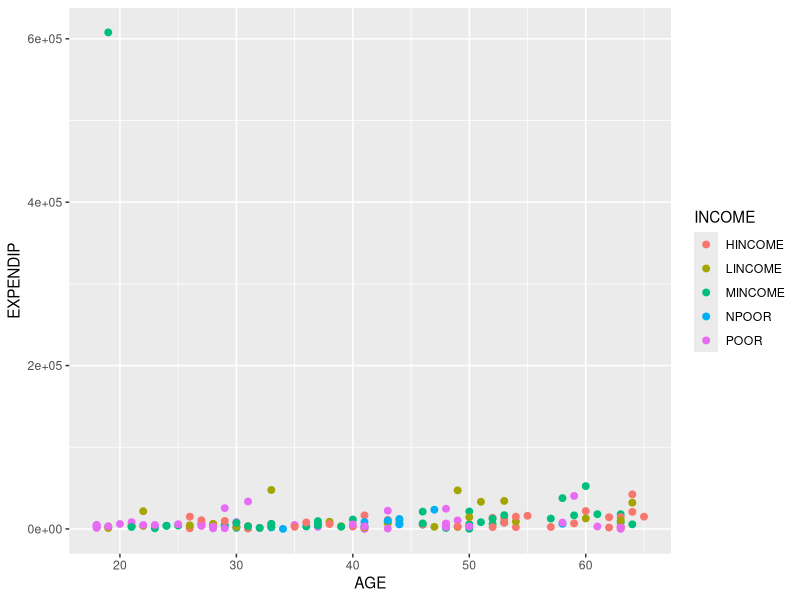
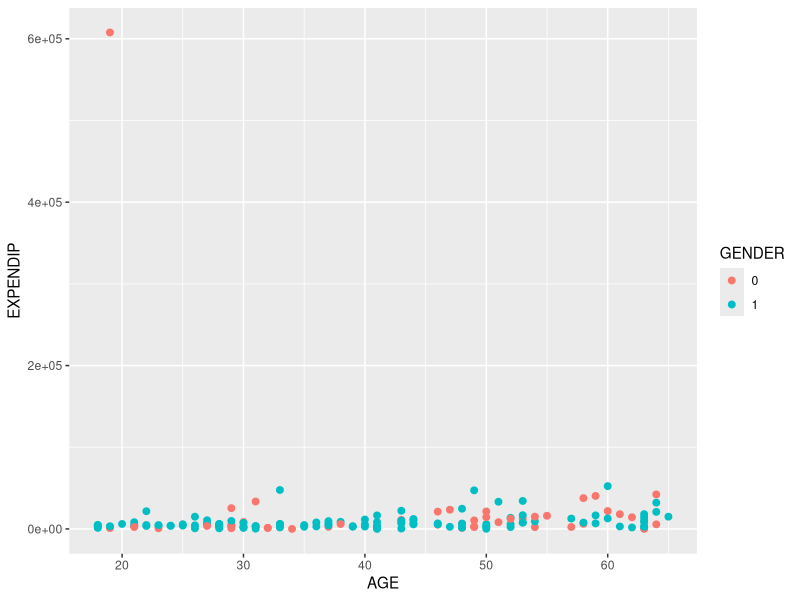
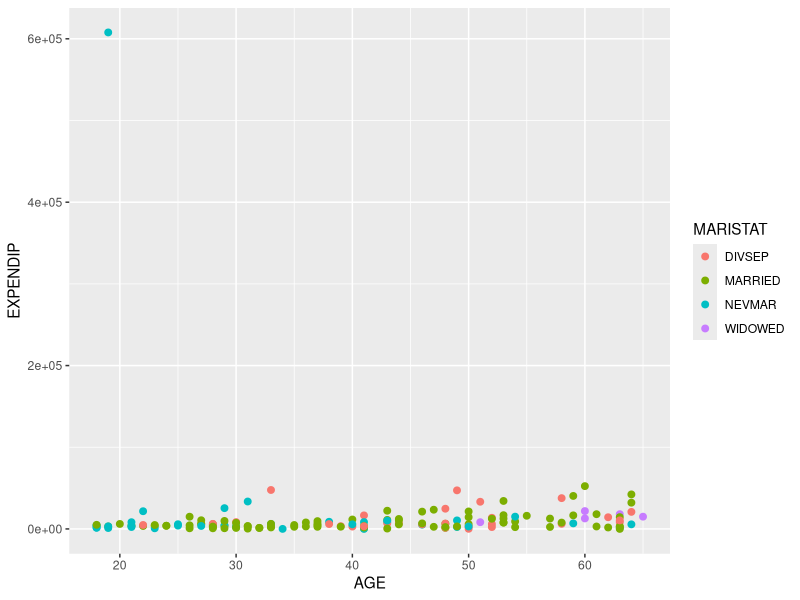
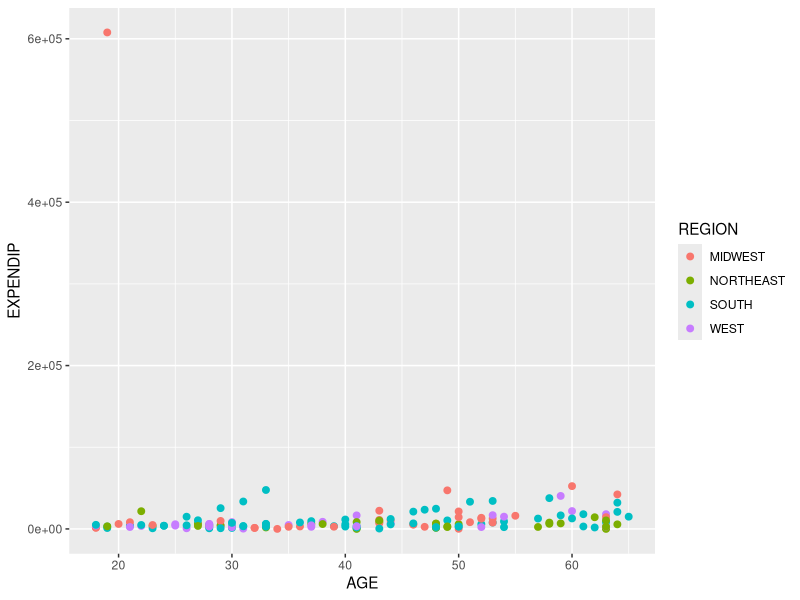
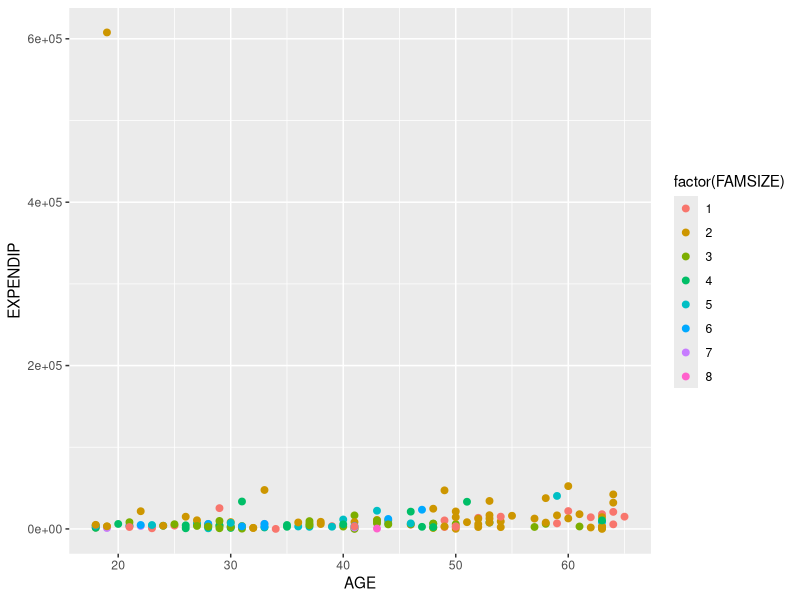
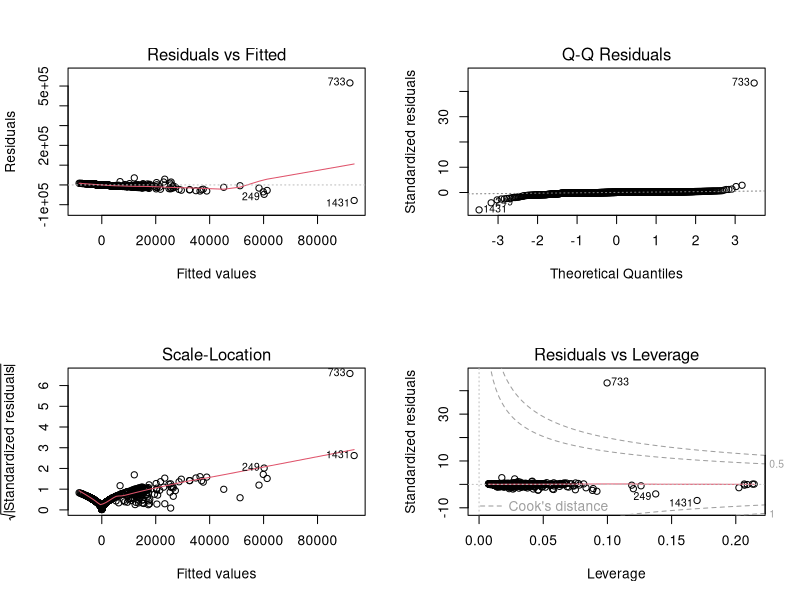
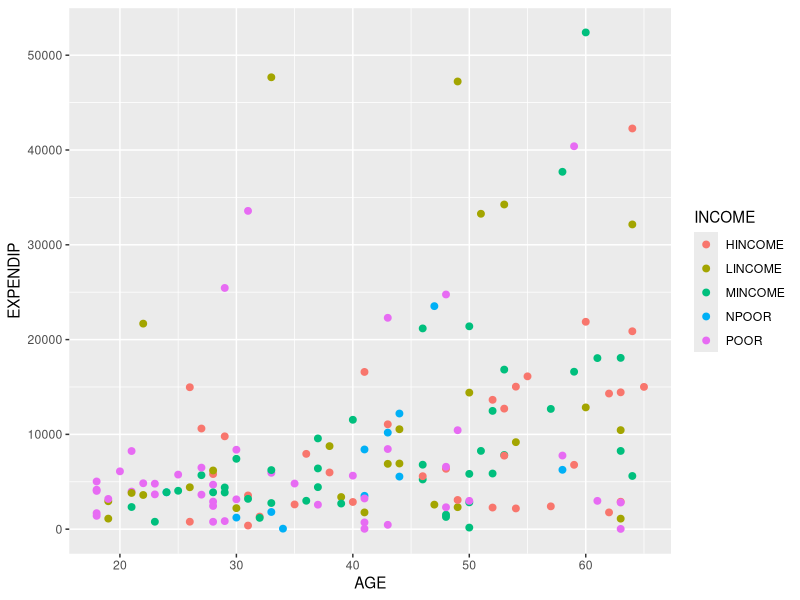
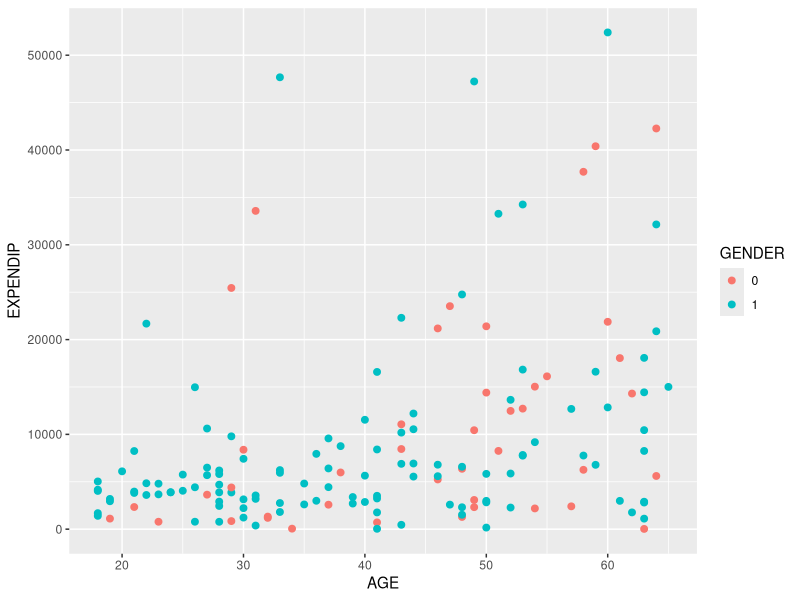

R code for these plots, in order: (Note: this script raises an error after producing the figures.)
packageLoad = function(packages) {
  installed = installed.packages()[, "Package"]
  for (p in packages) {
    if (!(p %in% installed)) { install.packages(p) }
    library(p, character.only = T)
  }
}

packageLoad(c("ggplot2", "car", "boot", "MASS"))

HE = read.csv("HealthExpend (Modified).csv", header = T, na.strings = "?")
attach(HE)

summary(HE)
# Determine variable types
str(HE)
# Coerce categorical variables to factors
factors = c("ANYLIMIT", "COLLEGE", "HIGHSCH", "GENDER", "MNHPOOR", "INSURE", "USC", "UNEMPLOY", "MANAGEDCARE")
HE[factors] = lapply(HE[factors], factor)
# Confirm type coercion
str(HE)

plotFactors = function(f.data, f.x, f.y, f.factors, f.type = "scatter", f.size = 2, f.save = F) {
  if (!require(ggplot2)) { return("Could not load 'ggplot2' package") }
  if (!dir.exists("Images")) { dir.create("Images") }
  for (f.x_i in f.x) {
    plot = ggplot(f.data, aes_string(x = f.x_i, y = f.y))

    for (f.f_i in f.factors) {
      if (f.type == "scatter") { print(plot + geom_point(aes_string(color = f.f_i), size = f.size)) }
      else if (f.type == "box") { print(plot + geom_boxplot(aes_string(color = f.f_i), size = f.size)) }
      if (f.save == T) {
        folder = paste(f.y, "vs.", f.x_i)
        if (!dir.exists(file.path("Images/", folder))) { dir.create(file.path("Images/", folder)) }
        ggsave(paste(f.f_i, ".jpg", sep = ""), path = paste("Images/", folder, sep = ""))
      }
    }
  }
}

NonZeroExpIP = HE[HE$EXPENDIP > 0,]
factors = list("INCOME", "GENDER", "MARISTAT", "REGION", "factor(FAMSIZE)")

plotFactors(f.data = NonZeroExpIP, f.x = list("AGE"), f.y = "EXPENDIP", f.factors = factors)
# Single data-point massively skewing dataset; identify via diagnostic plots

lm.fit = lm(EXPENDIP ~ ., data = HE)
par(mfrow = c(2, 2))
plot(lm.fit)

# Observation #733 causing extreme problems based on diagnostic plots
HE[733,]

# Remove outlier
HE = HE[-733,]

# Re-plot factors
NonZeroExpIP = HE[HE$EXPENDIP > 0,]

plotFactors(f.data = NonZeroExpIP, f.x = list("AGE"), f.y = "EXPENDIP", f.factors = factors, f.save = T)
plotFactors(f.data = NonZeroExpIP, f.x = list("AGE"), f.y = "log10(EXPENDIP)", f.factors = factors, f.save = T)
plotFactors(f.data = NonZeroExpIP, f.x = factors, f.y = "EXPENDIP", f.factors = factors, f.type = "box",
            f.size = 0.6, f.save = T)

# BEGIN - Multi-linear regression of EXPENDIP without EXPENDOP
  lm.fit = lm(EXPENDIP ~ . -EXPENDOP, data = HE)
  summary(lm.fit)

  # EDUC returning NA values--signifies collinearity; check which variables are conflicting
  alias(lm.fit)

  # Remove EDUC because of perfect collinearity with HIGHSCH and COLLEGE
  lm.fit = update(lm.fit, ~ . -EDUC)
  summary(lm.fit)

  # BEGIN - Backwards selection
    lm.fit = update(lm.fit, ~ . -HIGHSCH)
    summary(lm.fit)
    lm.fit = update(lm.fit, ~ . -INSURE)
    summary(lm.fit)
    lm.fit = update(lm.fit, ~ . -FAMSIZE)
    summary(lm.fit)
    lm.fit = update(lm.fit, ~ . -INDUSCLASS)
    summary(lm.fit)
    lm.fit = update(lm.fit, ~ . -UNEMPLOY)
    summary(lm.fit)
    lm.fit = update(lm.fit, ~ . -USC)
    summary(lm.fit)
    lm.fit = update(lm.fit, ~ . -RACE)
    summary(lm.fit)
    # Removing RACE surprisingly increases ADJR2
    lm.fit = update(lm.fit, ~ . -MNHPOOR)
    summary(lm.fit)
    # Removing MNHPOOR has negligble positive effect on p-values only
    # Removing ANYLIMIT, COLLEGE, MANAGEDCARE, MARISTAT, PHSTAT, INCOME, or REGION lower ADJR2 at this point
  # END

  # Optimal model reached with manual backwards selection:
  lm.fit = lm(EXPENDIP ~ . -EXPENDOP -EDUC -HIGHSCH -INSURE -FAMSIZE -INDUSCLASS -UNEMPLOY -USC -RACE -MNHPOOR, data = HE)
  summary(lm.fit)

  # BEGIN - Interaction terms
    lm.fit = update(lm.fit, ~ . +MARISTAT:INCOME)
    summary(lm.fit)
    lm.fit = update(lm.fit, ~ . +PHSTAT:INCOME)
    summary(lm.fit)
    # PHSTAT:MARISTAT has a negligible increase
    # REGION:INCOME, REGION:COLLEGE, AGE:INCOME, AGE:GENDER, MARISTAT:GENDER, ANYLIMIT:MANAGEDCARE each decrease ADJR2
  # END

  # Optimal model reached with interaction terms:
  lm.fit = lm(EXPENDIP ~ . -EXPENDOP -EDUC -HIGHSCH -INSURE -FAMSIZE -INDUSCLASS -UNEMPLOY -USC -RACE -MNHPOOR +MARISTAT:INCOME +PHSTAT:INCOME, data = HE)
  summary(lm.fit)

  plot(glm.fit)

  # BEGIN - Validation testing
    # Estimated training RMSE:
    sqrt(mean(lm.fit$residuals^2))
    # RMSE = 2504.142 in USD

    # VIF for collinearity:
    vif(lm.fit)
    # No issues of multi-collinearity (all below 5)

    # LOOCV
    glm.fit = glm(EXPENDIP ~ . -EXPENDOP -EDUC -HIGHSCH -INSURE -FAMSIZE -INDUSCLASS -UNEMPLOY -USC -RACE -MNHPOOR +MARISTAT:INCOME +PHSTAT:INCOME, data = HE)
    cv.err = cv.glm(HE, glm.fit)
    sqrt(cv.err$delta)
    # Test RMSE = 2699.467 (default), 2699.416 (bias corrected) in USD

    # K-Fold CV at K = 5
    cv.err = cv.glm(HE, glm.fit, K = 5)
    sqrt(cv.err$delta)
    # Test RMSE = 2677.66 (default), 2657.80 (bias corrected) in USD [NO SEED SET]

    # K-Fold CV at K = 10
    cv.err = cv.glm(HE, glm.fit, K = 10)
    sqrt(cv.err$delta)
    # Test RMSE = 2711.632 (default), 2700.470 (bias corrected) in USD [NO SEED SET]

    # RMSE lowest in K-Fold (5) at 2657.80 on original run with no seed set. After repeating with different seeds,
    # RMSE varies by siginificant amounts for K-Fold CV. Therefore, LOOCV will be used for comparison only to
    # achieve the most accurate and consistent results.
  # END

  # BEGIN - Model selection using stepAIC
    lm.fit = lm(EXPENDIP ~ . -EXPENDOP -EDUC, data = HE)
    lm.fit = stepAIC(lm.fit, direction = "backward")
    lm.fit$anova

    lm.fit = lm(EXPENDIP ~ . -EXPENDOP -EDUC, data = HE)
    lm.fit = stepAIC(lm.fit, direction = "both")
    lm.fit$anova

    # Test with EDUC added back into the model and COLLEGE and HIGHSCH removed instead. EDUC has an additional level
    # for comparisons below HIGHSCH labeled as LHIGHSCH; this level could potentially unearth correlations where
    # COLLEGE and HIGHSCH were not deemed key predictors by stepAIC.
    lm.fit = lm(EXPENDIP ~ . -EXPENDOP -COLLEGE -HIGHSCH, data = HE)
    lm.fit = stepAIC(lm.fit, direction = "both")
    lm.fit$anova
    # The final model achieved is identical to the models achieved above with EDUC removed and COLLEGE and HIGHSCH
    # included in the model. This confirms that education level has no significant bearing on EXPENDIP.

    # Optimal model achieved in both backward-stepwise and both-stepwise:
    lm.fit = lm(EXPENDIP ~ AGE + GENDER + COUNTIP + COUNTOP + INCOME + PHSTAT, data = HE)
    summary(lm.fit)
    # ADJR2 = 0.5216, RSE = 2569 on 1986 DF, F-stat = 182.5 on 12 and 1986 DF.

    # The following code can take upwards of 20 minutes to run.
    lm.fit = lm(EXPENDIP ~ (. -EXPENDOP -COLLEGE -HIGHSCH)^2, data = HE)
    lm.fit = stepAIC(lm.fit, direction = "backward")
    # Refitting the original model with interaction terms causes excessively long processing time in R due to
    # single-core restrictions. Parallel processing not recommended / infeasible for stepwise selection.
    lm.fit$anova

    # Optimal model achieved from two-term interaction stepAIC on full set of predictors:
    summary(lm.fit)
    # Extreme increase in ADJR2 from 0.5216 on previous optimal model to 0.7758. RSE also drastically reduced
    # from 2569 on 1986 DF to 1758 on 1747 DF. However, F-stat reduced from 182.5 on 12 and 1986 DF to 28.54
    # on 251 and 1747 DF. Model is now very difficult to interpret as well, but there is some newfound knowledge
    # of correlations obtained from the surface. Fitting models without COUNTIP and COUNTOP may be very worthwhile.

    alias(lm.fit)
    # There are also singularities in the model revolving around the dummy variable INDUSCLASSMILITARY, which is
    # another correlation worth looking into in an isolated context as well as worth removing the affected
    # interaction terms from the model for refitting.
    lm.fit = update(lm.fit, ~ . -COUNTIP:INDUSCLASS)
    summary(lm.fit)
    # ADJR2 reduced from 0.7758 to 0.7637. RSE increased from 1758 on 1747 DF to 1805 on 1757 DF. F-stat reduced
    # from 28.54 on 251 and 1747 DF to 27.79 on 241 and 1757 DF.
    lm.fit = update(lm.fit, ~ . -MNHPOOR:INDUSCLASS)
    summary(lm.fit)
    # ADJR2 reduced from 0.7637 to 0.7592. RSE increased from 1805 on 1757 DF to 1822 on 1767 DF. F-stat increased
    # from 27.79 on 241 and 1757 DF to 28.28 on 231 and 1767 DF.
    lm.fit = update(lm.fit, ~ . -PHSTAT:INDUSCLASS)
    summary(lm.fit)
    # ADJR2 reduced from 0.7592 to 0.7405. RSE increased from 1822 on 1767 DF to 1892 on 1806 DF. F-stat increased
    # from 28.28 on 231 and 1767 DF to 30.69 on 192 and 1806 DF.
    alias(lm.fit)
    # Singularities have been removed as confirmed by summary and aliases.

    # BEGIN - Validation testing
      # Estimated training RMSE:
      sqrt(mean(lm.fit$residuals^2))
      # RMSE = 1798.043 in USD

      # VIF for collinearity:
      vif(lm.fit)
      # Multicollinearity overall non-issue. COUNTIP and COUNTOP highly correlated as well as a few interaction
      # terms involving them; as discovered above, fitting regressions without one or both of these predictors
      # may yield more interesting / accurate results. Aside from these predictors, there are only two others
      # above 5 (MNHPOOR at 8.259436 and UNEMPLOY at 6.180528). These predictors will be left in the model as
      # a cut-off of 5 is rather low for a model with this many predictors; a more reasonable, and still common,
      # cut-off of 10 will be used instead. Therefore, there are no significant issues of multi-collinearity.

      # LOOCV
      glm.fit = glm(EXPENDIP ~ AGE + ANYLIMIT + GENDER + MNHPOOR + INSURE + USC +
                      UNEMPLOY + MANAGEDCARE + FAMSIZE + COUNTIP + COUNTOP + RACE +
                      REGION + EDUC + MARISTAT + INCOME + PHSTAT + INDUSCLASS +
                      AGE:MNHPOOR + AGE:USC + AGE:COUNTIP + AGE:COUNTOP + ANYLIMIT:GENDER +
                      ANYLIMIT:MNHPOOR + ANYLIMIT:INSURE + ANYLIMIT:MANAGEDCARE +
                      ANYLIMIT:FAMSIZE + ANYLIMIT:COUNTIP + ANYLIMIT:COUNTOP +
                      ANYLIMIT:EDUC + ANYLIMIT:MARISTAT + GENDER:COUNTIP + MNHPOOR:UNEMPLOY +
                      MNHPOOR:FAMSIZE + MNHPOOR:COUNTOP + MNHPOOR:REGION + MNHPOOR:MARISTAT +
                      MNHPOOR:PHSTAT + MNHPOOR:INDUSCLASS + INSURE:COUNTIP + INSURE:COUNTOP +
                      INSURE:PHSTAT + USC:UNEMPLOY + USC:COUNTIP + USC:COUNTOP +
                      UNEMPLOY:COUNTIP + UNEMPLOY:COUNTOP + UNEMPLOY:REGION + UNEMPLOY:MARISTAT +
                      UNEMPLOY:INCOME + UNEMPLOY:PHSTAT + MANAGEDCARE:COUNTOP +
                      FAMSIZE:COUNTIP + FAMSIZE:MARISTAT + COUNTIP:COUNTOP + COUNTIP:RACE +
                      COUNTIP:REGION + COUNTIP:EDUC + COUNTIP:MARISTAT + COUNTIP:INCOME +
                      COUNTIP:PHSTAT + COUNTIP:INDUSCLASS + COUNTOP:RACE + COUNTOP:REGION +
                      COUNTOP:MARISTAT + COUNTOP:INCOME + COUNTOP:PHSTAT + COUNTOP:INDUSCLASS +
                      REGION:PHSTAT + MARISTAT:INCOME + INCOME:PHSTAT + PHSTAT:INDUSCLASS, data = HE)
      cv.err = cv.glm(HE, glm.fit)
      sqrt(cv.err$delta)
      # Test RMSE = 2979.982 (default), 2979.591 (bias corrected) in USD
      # RMSE higher than manual model RMSE of 2657.80
    # END

    # Due to a significantly increased RMSE, the model will be refit with two-term interactions on the optimal
    # base model achieved above instead. This will also greatly reduce model complexity and processing time.
    lm.fit = lm(EXPENDIP ~ (AGE + GENDER + COUNTIP + COUNTOP + INCOME + PHSTAT)^2, data = HE)
    lm.fit = stepAIC(lm.fit, direction = "backward")
    # Processing takes less than two seconds to find optimal model with interaction terms
    lm.fit$anova
    summary(lm.fit)
    # Increase in ADJR2 from manual model, but decrease from overfitted complex model.

    # StepAIC with direction = "both"
    lm.fit = lm(EXPENDIP ~ (AGE + GENDER + COUNTIP + COUNTOP + INCOME + PHSTAT)^2, data = HE)
    lm.fit = stepAIC(lm.fit, direction = "both")
    lm.fit$anova
    summary(lm.fit)
    # Results are identical to backward-stepwise model with interaction terms.

    # Optimal model achieved through two-term interaction stepAIC in backward and both directions:
    lm.fit = lm(EXPENDIP ~ AGE + GENDER + COUNTIP + COUNTOP + INCOME + PHSTAT + AGE:GENDER + AGE:COUNTIP +
                    AGE:COUNTOP + GENDER:COUNTIP + COUNTIP:COUNTOP + COUNTIP:INCOME + COUNTIP:PHSTAT +
                    COUNTOP:INCOME + COUNTOP:PHSTAT + INCOME:PHSTAT, data = HE)
    summary(lm.fit)
    # ADJR2 = 0.6501, RSE = 2197 on 1949 DF, F-stat = 76.75 on 49 and 1949 DF. Signifcant improvement in
    # model after fitting with two-term interactions.

    # BEGIN - Validation testing
      # Estimated training RMSE:
      sqrt(mean(lm.fit$residuals^2))
      # RMSE = 2169.016 in USD

      # VIF for collinearity:
      vif(lm.fit)
      # 3 variables above cut-off of 5, which suggests multicollinearity; however, one of these variables is an
      # interaction term of AGE:COUNTOP, and interaction terms on a highly significant predictor will naturally
      # have higher indexes for multicollinearity as shown by the interactions on AGE versus the interactions on
      # the other predictors. The other two predictors with an index higher than 5 are COUNTIP and COUNTOP, which
      # are known to be highly correlated to the response variables from the beginning; this is acceptable as they
      # are logically correlate regardless of the model fit. Therefore, there are no issues of multicollinearity.

      # LOOCV
      glm.fit = glm(EXPENDIP ~ AGE + GENDER + COUNTIP + COUNTOP + INCOME + PHSTAT + AGE:GENDER + AGE:COUNTIP +
                      AGE:COUNTOP + GENDER:COUNTIP + COUNTIP:COUNTOP + COUNTIP:INCOME + COUNTIP:PHSTAT +
                      COUNTOP:INCOME + COUNTOP:PHSTAT + INCOME:PHSTAT, data = HE)
      cv.err = cv.glm(HE, glm.fit)
      sqrt(cv.err$delta)
      # Test RMSE = 2594.489 (default), 2594.370 (bias corrected) in USD
      # RMSE lower than manual model RMSE of 2657.80
    # END

    # Fit model with three-term interactions
    lm.fit = lm(EXPENDIP ~ (AGE + GENDER + COUNTIP + COUNTOP + INCOME + PHSTAT)^3, data = HE)
    lm.fit = stepAIC(lm.fit, direction = "both")
    lm.fit$anova
    # Optimal model achieved through three-term interaction stepAIC on both directions:
    summary(lm.fit)
    # ADJR2 significantly increased over two-term interaction model. However, model includes too many interaction
    # terms to feasibly interpret. RSE has also decreased, but so have the degrees of freedom. Model may also be
    # overfitted and F-Stat has decreased (as well as the DF).

    # BEGIN - Validation testing
      # Estimated training RMSE:
      sqrt(mean(lm.fit$residuals^2))
      # RMSE = 1832.066 in USD

      # Collinearity not tested because of three-term interaction terms; will cause excessive amount of false
      # positives for multicollinearity. Additionally, VIF cannot be used on the model as there are aliased
      # coefficients in the model.

      # LOOCV
      glm.fit = glm(EXPENDIP ~ AGE + GENDER + COUNTIP + COUNTOP + INCOME + PHSTAT +
                      AGE:GENDER + AGE:COUNTIP + AGE:COUNTOP + AGE:INCOME + AGE:PHSTAT +
                      GENDER:COUNTIP + GENDER:COUNTOP + GENDER:INCOME + GENDER:PHSTAT +
                      COUNTIP:COUNTOP + COUNTIP:INCOME + COUNTIP:PHSTAT + COUNTOP:INCOME +
                      COUNTOP:PHSTAT + INCOME:PHSTAT + AGE:GENDER:COUNTIP + AGE:GENDER:COUNTOP +
                      AGE:COUNTIP:COUNTOP + AGE:COUNTIP:INCOME + AGE:COUNTIP:PHSTAT +
                      AGE:COUNTOP:INCOME + AGE:COUNTOP:PHSTAT + GENDER:COUNTIP:COUNTOP +
                      GENDER:COUNTIP:INCOME + GENDER:COUNTIP:PHSTAT + GENDER:COUNTOP:INCOME +
                      GENDER:COUNTOP:PHSTAT + COUNTIP:COUNTOP:INCOME + COUNTIP:COUNTOP:PHSTAT +
                      COUNTIP:INCOME:PHSTAT + COUNTOP:INCOME:PHSTAT)
      cv.err = cv.glm(HE, glm.fit)
      # Warning messages of rank defficiency indicate same issue of perfect correlation mentioned above with VIF.
      alias(glm.fit)
      # COUNTIP:INCOMENPOOR:PHSTATVGOO perfectly correlated with

      sqrt(cv.err$delta)
      # Test RMSE = 14551.675 (default), 3665.691 (bias corrected) in USD
      # RMSE worse than both previous models; indicates, along with previous warnings and errors, that the model
      # is overfit to the training data and cannot feasibly make predictions.

      # Remove problematic interaction-term to see if the model improves enough to use
      glm.fit = update(glm.fit, ~ . -COUNTIP:INCOME:PHSTAT)
      alias(glm.fit)
      # Perfect correlation issues cleared from alias results
      cv.err = cv.glm(HE, glm.fit)
      sqrt(cv.err$delta)
      # Test RMSE = 14515.979 (default), 3605.982 (bias corrected) in USD
      # RMSE marginally improves after removing COUNTIP:INCOME:PHSTAT interaction term; however, model still highly
      # inaccurate compared to optimal models achieved through manual stepwise and stepAIC.
    # END
  # END
  # Conclusion: Optimal model achieved via stepAIC with two-term interactions after achieving optimal base model.
# END

# BEGIN - Multi-linear regression of EXPENDIP without EXPENDOP, COUNTOP, and COUNTIP
  # Based on findings above, the initial model must have COLLEGE and HIGHSCH removed in all models.
  # The stepAIC function will be used with direction "both" to achieve an optimal base model, and
  # two-term interactions will be fitted to that model.
  lm.fit = lm(EXPENDIP ~ . -EXPENDOP -COUNTOP -COUNTIP -COLLEGE -HIGHSCH, data = HE)
  lm.fit = stepAIC(lm.fit, direction = "both")
  lm.fit$anova

  # Optimal model achieved:
  lm.fit = lm(EXPENDIP ~ AGE + ANYLIMIT + INSURE + UNEMPLOY + PHSTAT, data = HE)
  summary(lm.fit)
  # ADJR2 = 0.07339, RSE = 3575 on 1990 DF, F-stat = 20.78 on 8 and 1990 DF. Model completely unfit for use.

  lm.fit = lm(EXPENDIP ~ (AGE + ANYLIMIT + INSURE + UNEMPLOY + PHSTAT)^2, data = HE)
  lm.fit = stepAIC(lm.fit, direction = "both")
  lm.fit$anova

  # Optimal model achieved with two-term interactions:
  lm.fit = lm(EXPENDIP ~ AGE + ANYLIMIT + INSURE + UNEMPLOY + PHSTAT + AGE:ANYLIMIT + INSURE:PHSTAT, data = HE)
  summary(lm.fit)
  # ADJR2 = 0.09041, RSE = 3542 on 1985 DF, F-stat = 16.28 on 13 and 1985 DF. No practical improvement in
  # model after fitting with two-term interactions.

  # BEGIN - Validation testing
    # Estimated training RMSE:
    sqrt(mean(lm.fit$residuals^2))
    # RMSE = 3529.186 in USD

    # VIF for collinearity:
    vif(lm.fit)
    # No issues of multi-collinearity

    # LOOCV
    glm.fit = glm(EXPENDIP ~ AGE + ANYLIMIT + INSURE + UNEMPLOY + PHSTAT + AGE:ANYLIMIT + INSURE:PHSTAT, data = HE)
    cv.err = cv.glm(HE, glm.fit)
    sqrt(cv.err$delta)
    # Test RMSE = 3565.803 (default), 3565.794 (bias corrected) in USD
  # END

  # Conclusion: Model of EXPENDIP without EXPENDOP, COUNTOP, and COUNTIP significantly worse than optimal
  # model achieved above of EXPENDIP with COUNTOP and COUNTIP included.
# END

# BEGIN - Multi-linear regression of EXPENDIP without EXPENDOP, COUNTOP
  lm.fit = lm(EXPENDIP ~ . -EXPENDOP -COUNTOP -COLLEGE -HIGHSCH, data = HE)
  lm.fit = stepAIC(lm.fit, direction = "both")
  lm.fit$anova

  # Optimal model achieved:
  lm.fit = lm(EXPENDIP ~ AGE + COUNTIP + INCOME + PHSTAT, data = HE)
  summary(lm.fit)
  # ADJR2 = 0.4989, RSE = 2629 on 1988 DF, F-stat = 199.98 on 10 and 1988 DF. Model comparable to manual
  # model tested above.

  lm.fit = lm(EXPENDIP ~ (AGE + COUNTIP + INCOME + PHSTAT)^2, data = HE)
  lm.fit = stepAIC(lm.fit, direction = "both")
  lm.fit$anova

  # Optimal model achieved with two-term interactions:
  lm.fit = lm(EXPENDIP ~ AGE + COUNTIP + INCOME + PHSTAT + AGE:COUNTIP + COUNTIP:INCOME +
                COUNTIP:PHSTAT, data = HE)
  summary(lm.fit)
  # ADJR2 = 0.5641, RSE = 2452 on 1979 DF, F-stat = 137.1 on 19 and 1979 DF. Decent improvement in model
  # after fitting with two-term interactions.

  # BEGIN - Validation testing
    # Estimated training RMSE:
    sqrt(mean(lm.fit$residuals^2))
    # RMSE = 2439.381 in USD

    # VIF for collinearity:
    vif(lm.fit)
    # No issues of multi-collinearity

    # LOOCV
    glm.fit = glm(EXPENDIP ~ AGE + COUNTIP + INCOME + PHSTAT + AGE:COUNTIP + COUNTIP:INCOME +
                    COUNTIP:PHSTAT, data = HE)
    cv.err = cv.glm(HE, glm.fit)
    sqrt(cv.err$delta)
    # Test RMSE = 2725.809 (default), 2725.732 (bias corrected) in USD
  # END

  # Conclusion: Model worse than current optimum RMSE of 2594.370 for EXPENDIP without EXPENDOP. Based on
  # the reduction of quality in this model by removing COUNTOP from the predictors and the drastic decrease
  # observed in the previous model from removing COUNTOP and COUNTIP, there is strong suggestion that a
  # model with EXPENDOP included as a predictor will be an improvement.
# END

# BEGIN - Multi-linear regression of EXPENDIP with no predictors removed (excluding perfect correlations)
  lm.fit = lm(EXPENDIP ~ . -COLLEGE -HIGHSCH, data = HE)
  lm.fit = stepAIC(lm.fit, direction = "both")
  lm.fit$anova

  # Optimal model achieved:
  lm.fit = lm(EXPENDIP ~ AGE + USC + COUNTIP + COUNTOP + EXPENDOP + INCOME, data = HE)
  summary(lm.fit)
  # ADJR2 = 0.538, RSE = 2524 on 1989 DF, F-stat = 259.5 on 9 and 1989 DF. Model marginally better than
  # base model achieved with EXPENDOP excluded.

  lm.fit = lm(EXPENDIP ~ (AGE + USC + COUNTIP + COUNTOP + EXPENDOP + INCOME)^2, data = HE)
  lm.fit = stepAIC(lm.fit, direction = "both")
  lm.fit$anova

  # Optimal model achieved with two-term interactions:
  lm.fit = lm(EXPENDIP ~ AGE + USC + COUNTIP + COUNTOP + EXPENDOP + INCOME + AGE:USC + AGE:COUNTIP
              + AGE:COUNTOP + AGE:EXPENDOP + AGE:INCOME + USC:COUNTIP + USC:EXPENDOP + COUNTIP:COUNTOP
              + COUNTIP:INCOME + COUNTOP:EXPENDOP + COUNTOP:INCOME + EXPENDOP:INCOME, data = HE)
  summary(lm.fit)
  # ADJR2 = 0.6493, RSE = 2199 on 1965 DF, F-stat = 113.1 on 33 and 1965 DF. Signifcant improvement in
  # model after fitting with two-term interactions. However, results practically identical to optimal
  # model achieved with EXPENDOP excluded.

  # BEGIN - Validation testing
    # Estimated training RMSE:
    sqrt(mean(lm.fit$residuals^2))
    # RMSE = 2180.334 in USD

    # VIF for collinearity:
    vif(lm.fit)
    # As expected, COUNTIP, COUNTOP, and EXPENDOP show notable amounts of multicollinearity. This can be
    # safely ignored as these relationships will naturally be correlated.

    # LOOCV
    glm.fit = glm(EXPENDIP ~ AGE + USC + COUNTIP + COUNTOP + EXPENDOP + INCOME + AGE:USC + AGE:COUNTIP
                  + AGE:COUNTOP + AGE:EXPENDOP + AGE:INCOME + USC:COUNTIP + USC:EXPENDOP + COUNTIP:COUNTOP
                  + COUNTIP:INCOME + COUNTOP:EXPENDOP + COUNTOP:INCOME + EXPENDOP:INCOME, data = HE)
    cv.err = cv.glm(HE, glm.fit)
    sqrt(cv.err$delta)
    # Test RMSE = 2505.386 (default), 2505.297 (bias corrected) in USD
  # END

  # Conclusion: Model offers sizable improvement over previously achieved optimum RMSE of 2594.370 for
  # EXPENDIP without EXPENDOP.
# END

factors = list("INCOME", "GENDER", "MARISTAT", "REGION", "factor(FAMSIZE)")
NonZeroExpOP = HE[HE$EXPENDOP > 0,]

plotFactors(f.data = NonZeroExpOP, f.x = list("AGE"), f.y = "EXPENDOP", f.factors = factors, f.save = T)
plotFactors(f.data = NonZeroExpOP, f.x = list("AGE"), f.y = "log10(EXPENDOP)", f.factors = factors, f.save = T)
plotFactors(f.data = NonZeroExpOP, f.x = factors, f.y = "EXPENDOP", f.factors = factors,
            f.type = "box", f.size = 0.6, f.save = T)
plotFactors(f.data = NonZeroExpOP, f.x = factors, f.y = "log10(EXPENDOP)", f.factors = factors,
            f.type = "box", f.size = 0.6, f.save = T)

# BEGIN - Multi-linear regression of EXPENDOP with no predictors removed (excluding perfect correlations)
  # Beginning with the best methodology determined from the tests done previously; will then perform the
  # same model versions tested above for robustness and verification that this set of predictors results
  # in the best model fit.
  lm.fit = lm(EXPENDOP ~ . -COLLEGE -HIGHSCH, data = HE)
  lm.fit = stepAIC(lm.fit, direction = "both")
  lm.fit$anova

  # Optimal model achieved:
  lm.fit = lm(EXPENDOP ~ AGE + GENDER + INSURE + USC + COUNTIP + EXPENDIP + COUNTOP + RACE + REGION +
                PHSTAT, data = HE)
  summary(lm.fit)
  # ADJR2 = 0.4863, RSE = 2338 on 1980 DF, F-stat = 106.1 on 18 and 1980 DF.

  lm.fit = lm(EXPENDOP ~ (AGE + GENDER + INSURE + USC + COUNTIP + EXPENDIP + COUNTOP + RACE + REGION +
                            PHSTAT)^2, data = HE)
  lm.fit = stepAIC(lm.fit, direction = "both")
  lm.fit$anova

  # Optimal model achieved with two-term interactions:
  lm.fit = lm(EXPENDOP ~ AGE + GENDER + INSURE + USC + COUNTIP + EXPENDIP + COUNTOP + RACE + REGION +
                PHSTAT + AGE:COUNTIP + AGE:EXPENDIP + AGE:COUNTOP + AGE:PHSTAT + GENDER:COUNTIP +
                GENDER:EXPENDIP + GENDER:RACE + GENDER:REGION + INSURE:COUNTOP + USC:COUNTIP +
                USC:COUNTOP + USC:RACE + COUNTIP:EXPENDIP + COUNTIP:RACE + EXPENDIP:COUNTOP +
                EXPENDIP:REGION + EXPENDIP:PHSTAT + COUNTOP:RACE + COUNTOP:REGION + COUNTOP:PHSTAT +
                RACE:REGION + RACE:PHSTAT + REGION:PHSTAT + INSURE:COUNTIP, data = HE)
  summary(lm.fit)
  # ADJR2 = 0.6477, RSE = 1936 on 1893 DF, F-stat = 35.98 on 105 and 1893 DF. Signifcant improvement in
  # model after fitting with two-term interactions. However, there is a singularity on RACEWHITE:PHSTATPOOR,
  # which will be removed after evaluating the model with it in.

  # BEGIN - Validation testing
    # Estimated training RMSE:
    sqrt(mean(lm.fit$residuals^2))
    # RMSE = 1884.091 in USD

    # VIF cannot be run on the model as is due to the singularity.

    # LOOCV
    glm.fit = glm(EXPENDOP ~ AGE + GENDER + INSURE + USC + COUNTIP + EXPENDIP + COUNTOP + RACE + REGION +
                    PHSTAT + AGE:COUNTIP + AGE:EXPENDIP + AGE:COUNTOP + AGE:PHSTAT + GENDER:COUNTIP +
                    GENDER:EXPENDIP + GENDER:RACE + GENDER:REGION + INSURE:COUNTOP + USC:COUNTIP +
                    USC:COUNTOP + USC:RACE + COUNTIP:EXPENDIP + COUNTIP:RACE + EXPENDIP:COUNTOP +
                    EXPENDIP:REGION + EXPENDIP:PHSTAT + COUNTOP:RACE + COUNTOP:REGION + COUNTOP:PHSTAT +
                    RACE:REGION + RACE:PHSTAT + REGION:PHSTAT + INSURE:COUNTIP, data = HE)
    cv.err = cv.glm(HE, glm.fit)
    sqrt(cv.err$delta)
    # Test RMSE = 4441.884 (default), 4441.030 (bias corrected) in USD. Model is highly inaccurate and one
    # of the worst produced so far. This is almost certainly because of the singularity.
  # END

  lm.fit = update(lm.fit, ~ . -RACE:PHSTAT)
  summary(lm.fit)
  # ADJR2 = 0.6318, RSE = 1979 on 1908 DF, F-stat = 39.09 on 90 and 1908 DF. Model slightly worsens after
  # removing RACE:PHSTAT to account for the singularity.

  # BEGIN - Validation testing
    # Estimated training RMSE:
    sqrt(mean(lm.fit$residuals^2))
    # RMSE = 1933.781 in USD

    # VIF for collinearity:
    vif(lm.fit)
    # As expected, COUNTIP, COUNTOP, and EXPENDOP show significant amounts of multicollinearity. This can
    # be safely ignored as these relationships will naturally be correlated. There are some other issues
    # with GENDER and REGION being slightly over the cut-off mark of 5; however, this is not enough to
    # remove these predictors in such a complex model.

    # LOOCV
    glm.fit = glm(EXPENDOP ~ AGE + GENDER + INSURE + USC + COUNTIP + EXPENDIP + COUNTOP + RACE + REGION +
                    PHSTAT + AGE:COUNTIP + AGE:EXPENDIP + AGE:COUNTOP + AGE:PHSTAT + GENDER:COUNTIP +
                    GENDER:EXPENDIP + GENDER:RACE + GENDER:REGION + INSURE:COUNTOP + USC:COUNTIP +
                    USC:COUNTOP + USC:RACE + COUNTIP:EXPENDIP + COUNTIP:RACE + EXPENDIP:COUNTOP +
                    EXPENDIP:REGION + EXPENDIP:PHSTAT + COUNTOP:RACE + COUNTOP:REGION + COUNTOP:PHSTAT +
                    RACE:REGION + REGION:PHSTAT + INSURE:COUNTIP, data = HE)
    cv.err = cv.glm(HE, glm.fit)
    sqrt(cv.err$delta)
    # Test RMSE = 3413.708 (default), 3413.188 (bias corrected) in USD
  # END
# END

# BEGIN - Multi-linear regression of EXPENDOP without EXPENDIP
  lm.fit = lm(EXPENDOP ~ . -EXPENDIP -COLLEGE -HIGHSCH, data = HE)
  lm.fit = stepAIC(lm.fit, direction = "both")
  lm.fit$anova

  # Optimal model achieved:
  lm.fit = lm(EXPENDOP ~ AGE + GENDER + INSURE + COUNTIP + COUNTOP + RACE + REGION + PHSTAT, data = HE)
  summary(lm.fit)
  # ADJR2 = 0.4668, RSE = 2382 on 1982 DF, F-stat = 110.3 on 16 and 1982 DF.

  lm.fit = lm(EXPENDOP ~ (AGE + GENDER + INSURE + COUNTIP + COUNTOP + RACE + REGION + PHSTAT)^2, data = HE)
  lm.fit = stepAIC(lm.fit, direction = "both")
  lm.fit$anova

  # Optimal model achieved with two-term interactions:
  lm.fit = lm(EXPENDOP ~ AGE + GENDER + INSURE + COUNTIP + COUNTOP + RACE +
                REGION + PHSTAT + AGE:COUNTIP + AGE:COUNTOP + AGE:PHSTAT +
                GENDER:COUNTOP + GENDER:RACE + GENDER:REGION + INSURE:COUNTIP +
                COUNTIP:RACE + COUNTIP:REGION + COUNTOP:RACE + COUNTOP:REGION +
                COUNTOP:PHSTAT + RACE:REGION + RACE:PHSTAT + REGION:PHSTAT, data = HE)
  summary(lm.fit)
  # ADJR2 = 0.6238, RSE = 2001 on 1910 DF, F-stat = 38.65 on 88 and 1910 DF.

  # BEGIN - Validation testing
    # Estimated training RMSE:
    sqrt(mean(lm.fit$residuals^2))
    # RMSE = 1955.615 in USD

    # VIF cannot be run on the model as is due to the singularity.

    # LOOCV
    glm.fit = glm(EXPENDOP ~ AGE + GENDER + INSURE + COUNTIP + COUNTOP + RACE +
                    REGION + PHSTAT + AGE:COUNTIP + AGE:COUNTOP + AGE:PHSTAT +
                    GENDER:COUNTOP + GENDER:RACE + GENDER:REGION + INSURE:COUNTIP +
                    COUNTIP:RACE + COUNTIP:REGION + COUNTOP:RACE + COUNTOP:REGION +
                    COUNTOP:PHSTAT + RACE:REGION + RACE:PHSTAT + REGION:PHSTAT, data = HE)
    cv.err = cv.glm(HE, glm.fit)
    sqrt(cv.err$delta)
    # Test RMSE = 4470.911 (default), 4470.051 (bias corrected) in USD. Once again, the model
    # is highly inaccurate and one of the worst produced so far because of the singularity.
  # END

  lm.fit = update(lm.fit, ~ . -RACE:PHSTAT)
  summary(lm.fit)
  # ADJR2 = 0.6094, RSE = 2039 on 1925 DF, F-stat = 43.69 on 73 and 1925 DF. Model slightly worsens after
  # removing RACE:PHSTAT to account for the singularity.

  # BEGIN - Validation testing
    # Estimated training RMSE:
    sqrt(mean(lm.fit$residuals^2))
    # RMSE = 2000.671 in USD

    # VIF for collinearity:
    vif(lm.fit)
    # As expected, COUNTIP and COUNTOP show significant amounts of multicollinearity. This can
    # be safely ignored as these relationships will naturally be correlated. There are some other issues
    # with GENDER and REGION being slightly over the cut-off mark of 5; however, this is not enough to
    # remove these predictors in such a complex model.

    # LOOCV
    glm.fit = glm(EXPENDOP ~ AGE + GENDER + INSURE + COUNTIP + COUNTOP + RACE +
                    REGION + PHSTAT + AGE:COUNTIP + AGE:COUNTOP + AGE:PHSTAT +
                    GENDER:COUNTOP + GENDER:RACE + GENDER:REGION + INSURE:COUNTIP +
                    COUNTIP:RACE + COUNTIP:REGION + COUNTOP:RACE + COUNTOP:REGION +
                    COUNTOP:PHSTAT + RACE:REGION + REGION:PHSTAT, data = HE)
    cv.err = cv.glm(HE, glm.fit)
    sqrt(cv.err$delta)
    # Test RMSE = 3195.355 (default), 3194.917 (bias corrected) in USD
  # END
# END

# BEGIN - Multi-linear regression of EXPENDOP without EXPENDIP, COUNTIP, and COUNTOP
  lm.fit = lm(EXPENDOP ~ . -EXPENDIP -COUNTIP -COUNTOP -COLLEGE -HIGHSCH, data = HE)
  lm.fit = stepAIC(lm.fit, direction = "both")
  lm.fit$anova

  # Optimal model achieved:
  lm.fit = lm(EXPENDOP ~ AGE + ANYLIMIT + INSURE + USC + RACE + REGION + PHSTAT, data = HE)
  summary(lm.fit)
  # ADJR2 = 0.1409, RSE = 3023 on 1983 DF, F-stat = 22.84 on 15 and 1983 DF.

  lm.fit = lm(EXPENDOP ~ (AGE + ANYLIMIT + INSURE + USC + RACE + REGION + PHSTAT)^2, data = HE)
  lm.fit = stepAIC(lm.fit, direction = "both")
  lm.fit$anova

  # Optimal model achieved with two-term interactions:
  lm.fit = lm(EXPENDOP ~ AGE + ANYLIMIT + INSURE + USC + RACE + REGION + PHSTAT +
                AGE:ANYLIMIT + AGE:INSURE + AGE:REGION + AGE:PHSTAT + ANYLIMIT:USC +
                ANYLIMIT:RACE + ANYLIMIT:PHSTAT + INSURE:USC + INSURE:RACE +
                RACE:REGION + RACE:PHSTAT + REGION:PHSTAT, data = HE)
  summary(lm.fit)
  # ADJR2 = 0.2246, RSE = 2872 on 1921 DF, F-stat = 8.516 on 77 and 1921 DF.

  # BEGIN - Validation testing
    # Estimated training RMSE:
    sqrt(mean(lm.fit$residuals^2))
    # RMSE = 2815.782 in USD

    # VIF cannot be run on the model as is due to the singularity.

    # LOOCV
    glm.fit = glm(EXPENDOP ~ AGE + ANYLIMIT + INSURE + USC + RACE + REGION + PHSTAT +
                    AGE:ANYLIMIT + AGE:INSURE + AGE:REGION + AGE:PHSTAT + ANYLIMIT:USC +
                    ANYLIMIT:RACE + ANYLIMIT:PHSTAT + INSURE:USC + INSURE:RACE +
                    RACE:REGION + RACE:PHSTAT + REGION:PHSTAT, data = HE)
    cv.err = cv.glm(HE, glm.fit)
    sqrt(cv.err$delta)
    # Test RMSE = 3212.161 (default), 3212.051 (bias corrected) in USD.
  # END

  lm.fit = update(lm.fit, ~ . -RACE:PHSTAT)
  summary(lm.fit)
  # ADJR2 = 0.2136, RSE = 2893 on 1936 DF, F-stat = 9.752 on 62 and 1936 DF. Model slightly worsens after
  # removing RACE:PHSTAT to account for the singularity.

  # BEGIN - Validation testing
    # Estimated training RMSE:
    sqrt(mean(lm.fit$residuals^2))
    # RMSE = 2846.772 in USD

    # VIF for collinearity:
    vif(lm.fit)
    # Issues of multicollinearity with ANYLIMIT, INSURE, and REGION above 5.

    # LOOCV
    glm.fit = glm(EXPENDOP ~ AGE + ANYLIMIT + INSURE + USC + RACE + REGION + PHSTAT +
                    AGE:ANYLIMIT + AGE:INSURE + AGE:REGION + AGE:PHSTAT + ANYLIMIT:USC +
                    ANYLIMIT:RACE + ANYLIMIT:PHSTAT + INSURE:USC + INSURE:RACE +
                    RACE:REGION + REGION:PHSTAT, data = HE)
    cv.err = cv.glm(HE, glm.fit)
    sqrt(cv.err$delta)
    # Test RMSE = 3106.735 (default), 3106.667 (bias corrected) in USD
  # END
# END

# Conclusions of multi-linear regressions:
#   The optimal model achieved for EXPENDIP is one with all predictors included (excluding perfect
#   correlations) resulting in a bias-corrected test RMSE of 2505.297 achieved via LOOCV. The optimal
#   model achieved for EXPENDOP is one without EXPENDIP as a predictor. The bias-corrected test RMSE
#   achieved through LOOCV is 3194.917, which is worse than the model without EXPENDIP, COUNTIP, and
#   COUNTOP; however, the summary statistics of the former model (ADJR2 = 0.6094, RSE = 2039 on 1925
#   DF, F-stat = 43.69 on 73 and 1925 DF) are significantly superior to those of the latter (ADJR2 =
#   0.2136, RSE = 2893 on 1936 DF, F-stat = 9.752 on 62 and 1936 DF). The previous findings for the
#   EXPENDIP model without EXPENDOP, COUNTOP, and COUNTIP as predictors also indicate that removing
#   the COUNTOP and COUNTIP predictors monumentally reduce the accuracy of the prediction model, which
#   is in-line with the findings for the EXPENDOP version of the model. Therefore, despite having a
#   higher RMSE than the model excluding COUNTOP and COUNTIP, the EXPENDOP model with only EXPENDIP
#   removed as a predictor seems to be the most accurate.

detach(HE)
HE1 = HE
attach(HE1)
HE1$EXPENDIP[HE1$EXPENDIP > 0] = "Yes"
HE1$EXPENDIP[HE1$EXPENDIP == 0] = "No"
HE1$EXPENDIP = factor(HE1$EXPENDIP)
HE1$EXPENDOP[HE1$EXPENDOP > 0] = "Yes"
HE1$EXPENDOP[HE1$EXPENDOP == 0] = "No"
HE1$EXPENDOP = factor(HE1$EXPENDOP)

set.seed(1)
indexes = sample(1:nrow(HE1), 0.7 * nrow(HE1))
trainHE1 = HE1[indexes,]
testHE1 = HE1[-indexes,]
table(trainHE1["EXPENDIP"])
table(testHE1["EXPENDIP"])

logitStats = function(f.model, f.test, f.y) {
  prob = predict(logit.fit, newdata = f.test, type = "response")
  pred = ifelse(prob > 0.5, "Yes", "No")
  conmtx = table(pred, f.y)
  print("Accuracy rate:" + mean(pred == testHE1$EXPENDIP))
  print("Precision rate:" + conmtx["Yes", "Yes"] / conmtx[,"Yes"])
  print("Recall rate:" + mean(pred == testHE1$EXPENDIP))
}

# Including COUNTIP causes the model to fail as it is perfectly correlated to whether or not
# EXPENDIP is 'Yes' or 'No'.
logit.fit = glm(EXPENDIP ~ . -COUNTIP -COLLEGE -HIGHSCH, data = trainHE1, family = binomial)
summary(logit.fit)
prob = predict(logit.fit, newdata = testHE1, type = "response")
pred = ifelse(prob > 0.5, "Yes", "No")
table(pred, testHE1$EXPENDIP)
mean(pred == testHE1$EXPENDIP)

logit.fit = stepAIC(logit.fit, direction = "both", trace = F)
logit.fit$anova
# Optimal model achieved via stepAIC with AIC reduced from 631.45 to 605.24:
logit.fit = glm(EXPENDIP ~ AGE + GENDER + INSURE + UNEMPLOY + COUNTOP + EXPENDOP +
                  REGION + PHSTAT + INCOME, data = trainHE1, family = binomial)
summary(logit.fit)
prob = predict(logit.fit, newdata = testHE1, type = "response")
pred = ifelse(prob > 0.5, "Yes", "No")
table(pred, testHE1$EXPENDIP)
mean(pred == testHE1$EXPENDIP)

logit.fit = glm(EXPENDIP ~ (AGE + GENDER + INSURE + UNEMPLOY + COUNTOP + EXPENDOP +
                  REGION + PHSTAT + INCOME)^2, data = trainHE1, family = binomial)
logit.fit = stepAIC(logit.fit, direction = "both", trace = F)
logit.fit$anova

# Optimal model achieved via stepAIC with AIC reduced from 605.24 to :
logit.fit = glm(EXPENDIP ~ AGE + GENDER + INSURE + UNEMPLOY + COUNTOP + EXPENDOP +
                  REGION + PHSTAT + INCOME + AGE:GENDER + AGE:INCOME + GENDER:INSURE +
                  COUNTOP:REGION + COUNTOP:PHSTAT + UNEMPLOY:REGION, data = trainHE1, family = binomial)
summary(logit.fit)
prob = predict(logit.fit, newdata = testHE1, type = "response")
pred = ifelse(prob > 0.5, "Yes", "No")
table(pred, testHE1$EXPENDIP)
mean(pred == testHE1$EXPENDIP)

conmtx = table(pred, f.y)
print("Accuracy rate:" + mean(pred == testHE1$EXPENDIP))
print("Precision rate:" + conmtx["Yes", "Yes"] / conmtx[,"Yes"])
print("Recall rate:" + mean(pred == testHE1$EXPENDIP));
